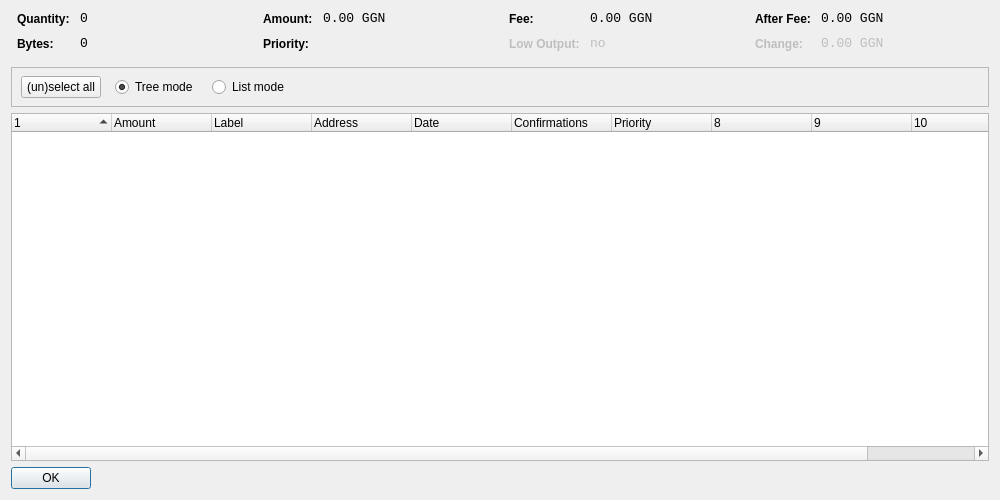
<?xml version="1.0" encoding="UTF-8"?>
<ui version="4.0">
 <class>CoinControlDialog</class>
 <widget class="QDialog" name="CoinControlDialog">
  <property name="geometry">
   <rect>
    <x>0</x>
    <y>0</y>
    <width>1000</width>
    <height>500</height>
   </rect>
  </property>
  <property name="windowTitle">
   <string>Coin Control</string>
  </property>
  <layout class="QVBoxLayout" name="verticalLayout">
   <item>
    <layout class="QHBoxLayout" name="horizontalLayoutTop" stretch="0,0,0,0">
     <property name="topMargin">
      <number>0</number>
     </property>
     <property name="bottomMargin">
      <number>10</number>
     </property>
     <item>
      <layout class="QFormLayout" name="formLayoutCoinControl1">
       <property name="horizontalSpacing">
        <number>10</number>
       </property>
       <property name="verticalSpacing">
        <number>10</number>
       </property>
       <property name="leftMargin">
        <number>6</number>
       </property>
       <property name="rightMargin">
        <number>6</number>
       </property>
       <item row="0" column="0">
        <widget class="QLabel" name="labelCoinControlQuantityText">
         <property name="styleSheet">
          <string notr="true">font-weight:bold;</string>
         </property>
         <property name="text">
          <string>Quantity:</string>
         </property>
        </widget>
       </item>
       <item row="0" column="1">
        <widget class="QLabel" name="labelCoinControlQuantity">
         <property name="font">
          <font>
           <family>Monospace</family>
           <pointsize>10</pointsize>
          </font>
         </property>
         <property name="cursor">
          <cursorShape>IBeamCursor</cursorShape>
         </property>
         <property name="contextMenuPolicy">
          <enum>Qt::ActionsContextMenu</enum>
         </property>
         <property name="text">
          <string notr="true">0</string>
         </property>
         <property name="textInteractionFlags">
          <set>Qt::LinksAccessibleByMouse|Qt::TextSelectableByKeyboard|Qt::TextSelectableByMouse</set>
         </property>
        </widget>
       </item>
       <item row="1" column="0">
        <widget class="QLabel" name="labelCoinControlBytesText">
         <property name="styleSheet">
          <string notr="true">font-weight:bold;</string>
         </property>
         <property name="text">
          <string>Bytes:</string>
         </property>
        </widget>
       </item>
       <item row="1" column="1">
        <widget class="QLabel" name="labelCoinControlBytes">
         <property name="font">
          <font>
           <family>Monospace</family>
           <pointsize>10</pointsize>
          </font>
         </property>
         <property name="cursor">
          <cursorShape>IBeamCursor</cursorShape>
         </property>
         <property name="contextMenuPolicy">
          <enum>Qt::ActionsContextMenu</enum>
         </property>
         <property name="text">
          <string notr="true">0</string>
         </property>
         <property name="textInteractionFlags">
          <set>Qt::LinksAccessibleByMouse|Qt::TextSelectableByKeyboard|Qt::TextSelectableByMouse</set>
         </property>
        </widget>
       </item>
      </layout>
     </item>
     <item>
      <layout class="QFormLayout" name="formLayoutCoinControl2">
       <property name="horizontalSpacing">
        <number>10</number>
       </property>
       <property name="verticalSpacing">
        <number>10</number>
       </property>
       <property name="leftMargin">
        <number>6</number>
       </property>
       <property name="rightMargin">
        <number>6</number>
       </property>
       <item row="0" column="0">
        <widget class="QLabel" name="labelCoinControlAmountText">
         <property name="styleSheet">
          <string notr="true">font-weight:bold;</string>
         </property>
         <property name="text">
          <string>Amount:</string>
         </property>
        </widget>
       </item>
       <item row="0" column="1">
        <widget class="QLabel" name="labelCoinControlAmount">
         <property name="font">
          <font>
           <family>Monospace</family>
           <pointsize>10</pointsize>
          </font>
         </property>
         <property name="cursor">
          <cursorShape>IBeamCursor</cursorShape>
         </property>
         <property name="contextMenuPolicy">
          <enum>Qt::ActionsContextMenu</enum>
         </property>
         <property name="text">
          <string notr="true">0.00 GGN</string>
         </property>
         <property name="textInteractionFlags">
          <set>Qt::LinksAccessibleByMouse|Qt::TextSelectableByKeyboard|Qt::TextSelectableByMouse</set>
         </property>
        </widget>
       </item>
       <item row="1" column="0">
        <widget class="QLabel" name="labelCoinControlPriorityText">
         <property name="styleSheet">
          <string notr="true">font-weight:bold;</string>
         </property>
         <property name="text">
          <string>Priority:</string>
         </property>
        </widget>
       </item>
       <item row="1" column="1">
        <widget class="QLabel" name="labelCoinControlPriority">
         <property name="font">
          <font>
           <family>Monospace</family>
           <pointsize>10</pointsize>
          </font>
         </property>
         <property name="cursor">
          <cursorShape>IBeamCursor</cursorShape>
         </property>
         <property name="contextMenuPolicy">
          <enum>Qt::ActionsContextMenu</enum>
         </property>
         <property name="text">
          <string/>
         </property>
         <property name="textInteractionFlags">
          <set>Qt::LinksAccessibleByMouse|Qt::TextSelectableByKeyboard|Qt::TextSelectableByMouse</set>
         </property>
        </widget>
       </item>
      </layout>
     </item>
     <item>
      <layout class="QFormLayout" name="formLayoutCoinControl3">
       <property name="horizontalSpacing">
        <number>10</number>
       </property>
       <property name="verticalSpacing">
        <number>10</number>
       </property>
       <property name="leftMargin">
        <number>6</number>
       </property>
       <property name="rightMargin">
        <number>6</number>
       </property>
       <item row="0" column="0">
        <widget class="QLabel" name="labelCoinControlFeeText">
         <property name="styleSheet">
          <string notr="true">font-weight:bold;</string>
         </property>
         <property name="text">
          <string>Fee:</string>
         </property>
        </widget>
       </item>
       <item row="0" column="1">
        <widget class="QLabel" name="labelCoinControlFee">
         <property name="font">
          <font>
           <family>Monospace</family>
           <pointsize>10</pointsize>
          </font>
         </property>
         <property name="cursor">
          <cursorShape>IBeamCursor</cursorShape>
         </property>
         <property name="contextMenuPolicy">
          <enum>Qt::ActionsContextMenu</enum>
         </property>
         <property name="text">
          <string notr="true">0.00 GGN</string>
         </property>
         <property name="textInteractionFlags">
          <set>Qt::LinksAccessibleByMouse|Qt::TextSelectableByKeyboard|Qt::TextSelectableByMouse</set>
         </property>
        </widget>
       </item>
       <item row="1" column="0">
        <widget class="QLabel" name="labelCoinControlLowOutputText">
         <property name="enabled">
          <bool>false</bool>
         </property>
         <property name="styleSheet">
          <string notr="true">font-weight:bold;</string>
         </property>
         <property name="text">
          <string>Low Output:</string>
         </property>
        </widget>
       </item>
       <item row="1" column="1">
        <widget class="QLabel" name="labelCoinControlLowOutput">
         <property name="enabled">
          <bool>false</bool>
         </property>
         <property name="font">
          <font>
           <family>Monospace</family>
           <pointsize>10</pointsize>
          </font>
         </property>
         <property name="cursor">
          <cursorShape>IBeamCursor</cursorShape>
         </property>
         <property name="contextMenuPolicy">
          <enum>Qt::ActionsContextMenu</enum>
         </property>
         <property name="text">
          <string notr="true">no</string>
         </property>
         <property name="textInteractionFlags">
          <set>Qt::LinksAccessibleByMouse|Qt::TextSelectableByKeyboard|Qt::TextSelectableByMouse</set>
         </property>
        </widget>
       </item>
      </layout>
     </item>
     <item>
      <layout class="QFormLayout" name="formLayoutCoinControl4">
       <property name="horizontalSpacing">
        <number>10</number>
       </property>
       <property name="verticalSpacing">
        <number>10</number>
       </property>
       <property name="leftMargin">
        <number>6</number>
       </property>
       <property name="rightMargin">
        <number>6</number>
       </property>
       <item row="0" column="0">
        <widget class="QLabel" name="labelCoinControlAfterFeeText">
         <property name="styleSheet">
          <string notr="true">font-weight:bold;</string>
         </property>
         <property name="text">
          <string>After Fee:</string>
         </property>
        </widget>
       </item>
       <item row="0" column="1">
        <widget class="QLabel" name="labelCoinControlAfterFee">
         <property name="font">
          <font>
           <family>Monospace</family>
           <pointsize>10</pointsize>
          </font>
         </property>
         <property name="cursor">
          <cursorShape>IBeamCursor</cursorShape>
         </property>
         <property name="contextMenuPolicy">
          <enum>Qt::ActionsContextMenu</enum>
         </property>
         <property name="text">
          <string notr="true">0.00 GGN</string>
         </property>
         <property name="textInteractionFlags">
          <set>Qt::LinksAccessibleByMouse|Qt::TextSelectableByKeyboard|Qt::TextSelectableByMouse</set>
         </property>
        </widget>
       </item>
       <item row="1" column="0">
        <widget class="QLabel" name="labelCoinControlChangeText">
         <property name="enabled">
          <bool>false</bool>
         </property>
         <property name="styleSheet">
          <string notr="true">font-weight:bold;</string>
         </property>
         <property name="text">
          <string>Change:</string>
         </property>
        </widget>
       </item>
       <item row="1" column="1">
        <widget class="QLabel" name="labelCoinControlChange">
         <property name="enabled">
          <bool>false</bool>
         </property>
         <property name="font">
          <font>
           <family>Monospace</family>
           <pointsize>10</pointsize>
          </font>
         </property>
         <property name="cursor">
          <cursorShape>IBeamCursor</cursorShape>
         </property>
         <property name="contextMenuPolicy">
          <enum>Qt::ActionsContextMenu</enum>
         </property>
         <property name="text">
          <string notr="true">0.00 GGN</string>
         </property>
         <property name="textInteractionFlags">
          <set>Qt::LinksAccessibleByMouse|Qt::TextSelectableByKeyboard|Qt::TextSelectableByMouse</set>
         </property>
        </widget>
       </item>
      </layout>
     </item>
    </layout>
   </item>
   <item>
    <widget class="QFrame" name="frame">
     <property name="minimumSize">
      <size>
       <width>0</width>
       <height>40</height>
      </size>
     </property>
     <property name="frameShape">
      <enum>QFrame::StyledPanel</enum>
     </property>
     <property name="frameShadow">
      <enum>QFrame::Sunken</enum>
     </property>
     <widget class="QWidget" name="horizontalLayoutWidget">
      <property name="geometry">
       <rect>
        <x>10</x>
        <y>0</y>
        <width>781</width>
        <height>41</height>
       </rect>
      </property>
      <layout class="QHBoxLayout" name="horizontalLayoutPanel" stretch="0,0,0,0,0">
       <property name="spacing">
        <number>14</number>
       </property>
       <item>
        <widget class="QPushButton" name="pushButtonSelectAll">
         <property name="sizePolicy">
          <sizepolicy hsizetype="Maximum" vsizetype="Fixed">
           <horstretch>0</horstretch>
           <verstretch>0</verstretch>
          </sizepolicy>
         </property>
         <property name="text">
          <string>(un)select all</string>
         </property>
        </widget>
       </item>
       <item>
        <widget class="QRadioButton" name="radioTreeMode">
         <property name="sizePolicy">
          <sizepolicy hsizetype="Maximum" vsizetype="Fixed">
           <horstretch>0</horstretch>
           <verstretch>0</verstretch>
          </sizepolicy>
         </property>
         <property name="text">
          <string>Tree mode</string>
         </property>
         <property name="checked">
          <bool>true</bool>
         </property>
        </widget>
       </item>
       <item>
        <widget class="QRadioButton" name="radioListMode">
         <property name="sizePolicy">
          <sizepolicy hsizetype="Maximum" vsizetype="Fixed">
           <horstretch>0</horstretch>
           <verstretch>0</verstretch>
          </sizepolicy>
         </property>
         <property name="text">
          <string>List mode</string>
         </property>
        </widget>
       </item>
       <item>
        <spacer name="horizontalSpacer">
         <property name="orientation">
          <enum>Qt::Horizontal</enum>
         </property>
         <property name="sizeHint" stdset="0">
          <size>
           <width>40</width>
           <height>20</height>
          </size>
         </property>
        </spacer>
       </item>
      </layout>
     </widget>
    </widget>
   </item>
   <item>
    <widget class="CoinControlTreeWidget" name="treeWidget">
     <property name="contextMenuPolicy">
      <enum>Qt::CustomContextMenu</enum>
     </property>
     <property name="sortingEnabled">
      <bool>false</bool>
     </property>
     <property name="columnCount">
      <number>11</number>
     </property>
     <attribute name="headerShowSortIndicator" stdset="0">
      <bool>true</bool>
     </attribute>
     <attribute name="headerStretchLastSection">
      <bool>false</bool>
     </attribute>
     <column>
      <property name="text">
       <string/>
      </property>
     </column>
     <column>
      <property name="text">
       <string>Amount</string>
      </property>
     </column>
     <column>
      <property name="text">
       <string>Label</string>
      </property>
     </column>
     <column>
      <property name="text">
       <string>Address</string>
      </property>
     </column>
     <column>
      <property name="text">
       <string>Date</string>
      </property>
     </column>
     <column>
      <property name="text">
       <string>Confirmations</string>
      </property>
      <property name="toolTip">
       <string>Confirmed</string>
      </property>
     </column>
     <column>
      <property name="text">
       <string>Priority</string>
      </property>
     </column>
     <column>
      <property name="text">
       <string/>
      </property>
     </column>
     <column>
      <property name="text">
       <string/>
      </property>
     </column>
     <column>
      <property name="text">
       <string/>
      </property>
     </column>
     <column>
      <property name="text">
       <string/>
      </property>
     </column>
    </widget>
   </item>
   <item>
    <widget class="QDialogButtonBox" name="buttonBox">
     <property name="sizePolicy">
      <sizepolicy hsizetype="Maximum" vsizetype="Fixed">
       <horstretch>0</horstretch>
       <verstretch>0</verstretch>
      </sizepolicy>
     </property>
     <property name="orientation">
      <enum>Qt::Horizontal</enum>
     </property>
     <property name="standardButtons">
      <set>QDialogButtonBox::Ok</set>
     </property>
    </widget>
   </item>
  </layout>
 </widget>
 <customwidgets>
  <customwidget>
   <class>CoinControlTreeWidget</class>
   <extends>QTreeWidget</extends>
   <header>coincontroltreewidget.h</header>
  </customwidget>
 </customwidgets>
 <resources/>
 <connections/>
</ui>
